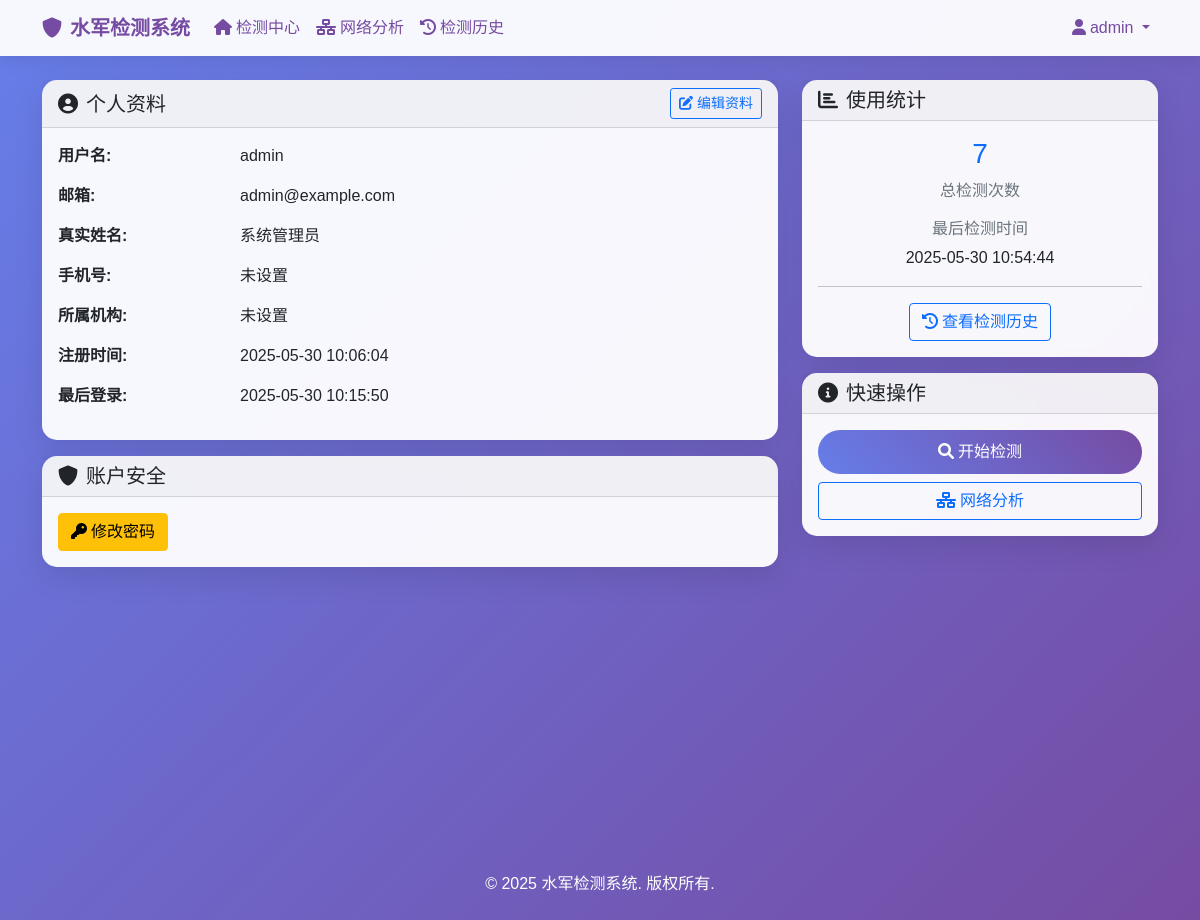
Screenshot of /profile (signed in) with the database file from the repository.
### tables this page shows
CREATE TABLE users (
            id INTEGER PRIMARY KEY AUTOINCREMENT,
            username TEXT UNIQUE NOT NULL,
            email TEXT UNIQUE NOT NULL,
            password_hash TEXT NOT NULL,
            real_name TEXT,
            phone TEXT,
            organization TEXT,
            role TEXT DEFAULT 'user',
            is_active INTEGER DEFAULT 1,
            created_at TIMESTAMP DEFAULT CURRENT_TIMESTAMP,
            last_login TIMESTAMP,
            detection_count INTEGER DEFAULT 0,
            last_detection TIMESTAMP
        );

### web/app_minimal.py (the view)
@app.route('/profile')
@login_required
def profile():
    user = get_current_user()
    return render_template('auth/profile.html', user=user)

### web/app_minimal.py (called while the page is built)
@app.context_processor
def inject_user():
    return dict(current_user=get_current_user())

### web/simple_auth.py (called while the page is built)
def get_db():
    if 'db' not in g:
        g.db = sqlite3.connect(DATABASE)
        g.db.row_factory = sqlite3.Row
    return g.db

def login_required(f):
    @wraps(f)
    def decorated_function(*args, **kwargs):
        if 'user_id' not in session:
            flash('请先登录后访问此页面', 'info')
            return redirect(url_for('login', next=request.url))
        return f(*args, **kwargs)
    return decorated_function

def get_current_user():
    if 'user_id' not in session:
        return None
    db = get_db()
    user = db.execute('SELECT * FROM users WHERE id = ?', (session['user_id'],)).fetchone()
    return dict(user) if user else None

### web/templates/auth/profile.html
{% extends "base.html" %}
{% set title = "个人资料" %}
{% block content %}
<div class="row">
    <div class="col-md-8">
        <div class="card">
            <div class="card-header d-flex justify-content-between align-items-center">
                <h5 class="mb-0">
                    <i class="fas fa-user-circle me-2"></i>个人资料
                </h5>
                <a href="{{ url_for('edit_profile') }}" class="btn btn-outline-primary btn-sm">
                    <i class="fas fa-edit me-1"></i>编辑资料
                </a>
            </div>
            <div class="card-body">
                <div class="row mb-3">
                    <div class="col-sm-3">
                        <strong>用户名:</strong>
                    </div>
                    <div class="col-sm-9">
                        {{ user['username'] }}
                    </div>
                </div>
                <div class="row mb-3">
                    <div class="col-sm-3">
                        <strong>邮箱:</strong>
                    </div>
                    <div class="col-sm-9">
                        {{ user['email'] }}
                    </div>
                </div>
                <div class="row mb-3">
                    <div class="col-sm-3">
                        <strong>真实姓名:</strong>
                    </div>
                    <div class="col-sm-9">
                        {{ user['real_name'] or '未设置' }}
                    </div>
                </div>
                <div class="row mb-3">
                    <div class="col-sm-3">
                        <strong>手机号:</strong>
                    </div>
                    <div class="col-sm-9">
                        {{ user['phone'] or '未设置' }}
                    </div>
                </div>
                <div class="row mb-3">
                    <div class="col-sm-3">
                        <strong>所属机构:</strong>
                    </div>
                    <div class="col-sm-9">
                        {{ user['organization'] or '未设置' }}
                    </div>
                </div>
                <div class="row mb-3">
                    <div class="col-sm-3">
                        <strong>注册时间:</strong>
                    </div>
                    <div class="col-sm-9">
                        {{ user['created_at'] or '未知' }}
                    </div>
                </div>
                <div class="row mb-3">
                    <div class="col-sm-3">
                        <strong>最后登录:</strong>
                    </div>
                    <div class="col-sm-9">
                        {{ user['last_login'] or '从未登录' }}
                    </div>
                </div>
            </div>
        </div>
        <div class="card mt-3">
            <div class="card-header">
                <h5 class="mb-0">
                    <i class="fas fa-shield-alt me-2"></i>账户安全
                </h5>
            </div>
            <div class="card-body">
                <a href="{{ url_for('change_password') }}" class="btn btn-warning">
                    <i class="fas fa-key me-1"></i>修改密码
                </a>
            </div>
        </div>
    </div>
    <div class="col-md-4">
        <div class="card">
            <div class="card-header">
                <h5 class="mb-0">
                    <i class="fas fa-chart-bar me-2"></i>使用统计
                </h5>
            </div>
            <div class="card-body text-center">
                <div class="mb-3">
                    <h3 class="text-primary">{{ user['detection_count'] or 0 }}</h3>
                    <p class="text-muted mb-0">总检测次数</p>
                </div>
                <div class="mb-3">
                    <h6 class="text-muted">最后检测时间</h6>
                    <p class="mb-0">
                        {{ user['last_detection'] or '从未检测' }}
                    </p>
                </div>
                <hr>
                <a href="{{ url_for('detection_history') }}" class="btn btn-outline-primary">
                    <i class="fas fa-history me-1"></i>查看检测历史
                </a>
            </div>
        </div>
        <div class="card mt-3">
            <div class="card-header">
                <h5 class="mb-0">
                    <i class="fas fa-info-circle me-2"></i>快速操作
                </h5>
            </div>
            <div class="card-body">
                <div class="d-grid gap-2">
                    <a href="{{ url_for('index') }}" class="btn btn-primary">
                        <i class="fas fa-search me-1"></i>开始检测
                    </a>
                    <a href="{{ url_for('network_analysis') }}" class="btn btn-outline-primary">
                        <i class="fas fa-network-wired me-1"></i>网络分析
                    </a>
                </div>
            </div>
        </div>
    </div>
</div>
{% endblock %}

### web/templates/base.html (shortened to what this page needs)
<!DOCTYPE html>
<html lang="zh-CN">
<head>
    <link href="https://cdn.jsdelivr.net/npm/bootstrap@5.1.3/dist/css/bootstrap.min.css" rel="stylesheet">
    <link href="https://cdnjs.cloudflare.com/ajax/libs/font-awesome/6.0.0/css/all.min.css" rel="stylesheet">
</head>
<body>
    <nav class="navbar navbar-expand-lg fixed-top">
        <div class="container">
            <a class="navbar-brand" href="{{ url_for('index') if current_user else url_for('login') }}">
                <i class="fas fa-shield-alt me-2"></i>水军检测系统
            </a>
            <div class="collapse navbar-collapse" id="navbarNav">
                <ul class="navbar-nav me-auto">
                    {% if current_user %}
                    <li class="nav-item">
                        <a class="nav-link" href="{{ url_for('index') }}">
                            <i class="fas fa-home me-1"></i>检测中心
                        </a>
                    </li>
                    <li class="nav-item">
                        <a class="nav-link" href="{{ url_for('network_analysis') }}">
                            <i class="fas fa-network-wired me-1"></i>网络分析
                        </a>
                    </li>
                    <li class="nav-item">
                        <a class="nav-link" href="{{ url_for('detection_history') }}">
                            <i class="fas fa-history me-1"></i>检测历史
                        </a>
                    </li>
                    {% endif %}
                </ul>
                <ul class="navbar-nav">
                    {% if current_user %}
                    <li class="nav-item dropdown">
                        <a class="nav-link dropdown-toggle" href="#" role="button" data-bs-toggle="dropdown">
                            <i class="fas fa-user me-1"></i>{{ current_user['username'] }}
                        </a>
                    </li>
                    {% endif %}
                </ul>
            </div>
        </div>
    </nav>
    <div class="main-content">
        <div class="container">
            {% block content %}{% endblock %}
        </div>
    </div>
    <footer class="mt-5 py-4 text-center text-white">
        <div class="container">
            <p>&copy; 2025 水军检测系统. 版权所有.</p>
        </div>
    </footer>
</body>
</html>

### web/templates/base.html (style rules this page uses)
body { background: linear-gradient(135deg, #667eea 0%, #764ba2 100%); min-height: 100vh; font-family: 'Arial', sans-serif; }
.navbar { background: rgba(255, 255, 255, 0.95) !important; backdrop-filter: blur(10px); box-shadow: 0 2px 20px rgba(0, 0, 0, 0.1); }
.navbar-brand { font-weight: bold; color: #764ba2 !important; }
.main-content { margin-top: 80px; min-height: calc(100vh - 80px); }
.card { border: none; border-radius: 15px; box-shadow: 0 10px 30px rgba(0, 0, 0, 0.1); backdrop-filter: blur(10px); background: rgba(255, 255, 255, 0.95); }
.btn-primary { background: linear-gradient(45deg, #667eea, #764ba2); border: none; border-radius: 25px; padding: 10px 30px; font-weight: 500; transition: all 0.3s ease; }
.nav-link { color: #764ba2 !important; font-weight: 500; }

### rows the page displays
users: username "admin", email "admin@example.com", real_name "系统管理员", created_at "2025-05-30 10:06:04", last_login "2025-05-30 10:15:50", detection_count "7", last_detection "2025-05-30 10:54:44"

### other values shown
{{ user['phone'] or '未设置' }} "未设置"
{{ user['organization'] or '未设置' }} "未设置"
